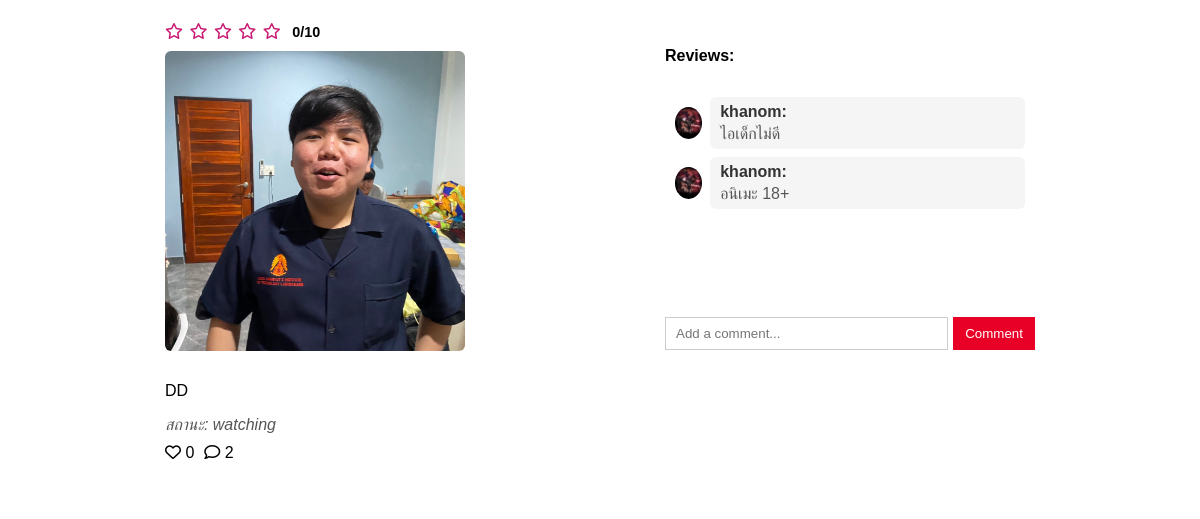
/users/post/6/, run on an earlier commit of the app's database.
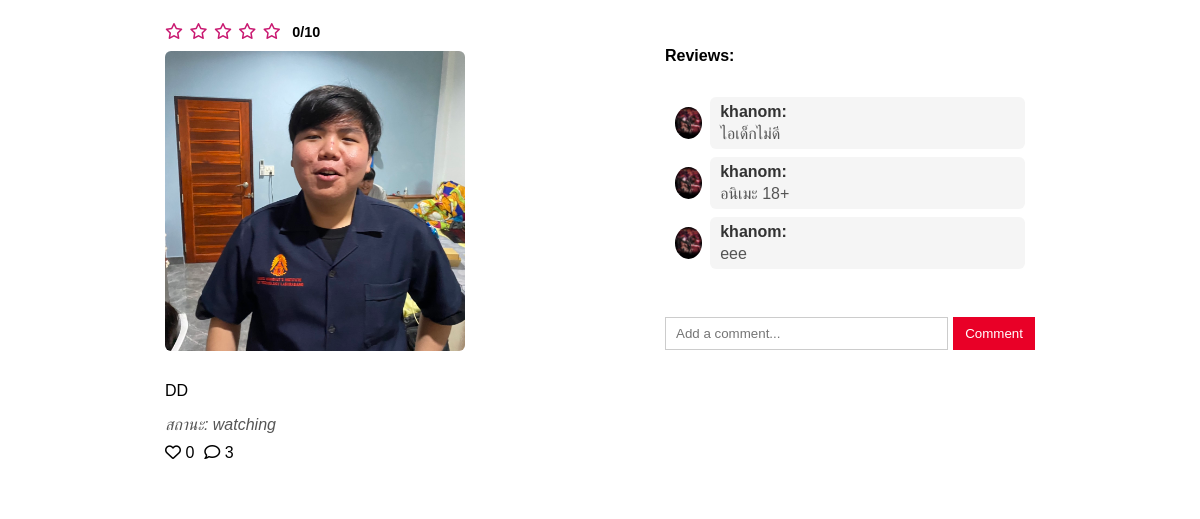
And on a later commit of the database.
### app_users/models.py (models this page shows, shortened)
class Comment(models.Model):
    post = models.ForeignKey('Post', related_name='comments', on_delete=models.CASCADE)
    user = models.ForeignKey(User, on_delete=models.CASCADE)
    content = models.TextField()
    created_at = models.DateTimeField(auto_now_add=True)

class Profile(models.Model):
    user = models.OneToOneField(User, on_delete=models.CASCADE)
    bio = models.TextField(default="", blank=True)
    address = models.TextField(default="", blank=True)
    phone = models.CharField(max_length=15, default="", blank=True)
    profile_image = models.ImageField(upload_to='profile_images/', default='default.png')
    favorite_genres = models.CharField(max_length=255, default="", blank=True)  # แนวอนิเมะที่ชอบ

class Post(models.Model):
    user = models.ForeignKey(User, on_delete=models.CASCADE, related_name="posts")
    content = models.TextField(blank=True)  # ข้อความ optional
    image = models.ImageField(upload_to="post_images/", blank=True, null=True)  # รูป optional
    created_at = models.DateTimeField(auto_now_add=True)
    name = models.CharField(max_length=100, blank=True, null=True)
    score = models.IntegerField(default=0)
    STATE_CHOICES = [
        ("watching", "Watching"),
        ("finished", "Finished")
    ]
    state = models.CharField(
        max_length=20,
        choices=STATE_CHOICES,
        default="watching"  # ค่าเริ่มต้น
    )
    is_archived = models.BooleanField(default=False)

### app_users/views.py (the view)
# urls.py: path("post/<int:pk>/", views.post_detail, name="post_detail"),
def post_detail(request, pk):
    post = get_object_or_404(Post, pk=pk)
    return render(request, "account/post_detail.html", {"post": post})

### app_users/templates/account/post_detail.html (shortened to what this page needs)
{% load static %}
{% block content %}
<link rel="stylesheet" href="{% static 'app_general/post_detil.css' %}">
<link href="https://cdnjs.cloudflare.com/ajax/libs/font-awesome/6.5.2/css/all.min.css" rel="stylesheet">
<div class="container mt-5">
    <div class="post-box">
        <div class="post-header">
            <div class="rating" aria-label="คะแนน {{ post.score }}/10">
                {% for _ in "12345" %}
                    {% with threshold=forloop.counter|add:forloop.counter %}
                    {% with half=threshold|add:"-1" %}
                        {% if post.score >= threshold %}
                            <i class="fa-solid fa-star"></i>
                        {% elif post.score == half %}
                            <i class="fa-solid fa-star-half-stroke"></i>
                        {% else %}
                            <i class="fa-regular fa-star"></i>
                        {% endif %}
                    {% endwith %}
                    {% endwith %}
                {% endfor %}
                <span class="rating-text">{{ post.score }}/10</span>
            </div>
        </div>
        <div class="mid">
            {% if post.image %}
            <div class="post-image">
                <img src="{{ post.image.url }}" alt="Post">
            </div>
            {% endif %}
            <div class="comments">
                <h4>Reviews:</h4>
                <div class="comments-box" id="commentsBox">
                {% for comment in post.comments.all %}
                    <div class="comment">
                        {% if comment.user.profile.profile_image %}
                            <img src="{{ comment.user.profile.profile_image.url }}"
                                alt="{{ comment.user.username }}"
                                class="comment-pic">
                        {% else %}
                            <img src="{% static 'images/default.png' %}"
                                alt="default profile"
                                class="comment-pic">
                        {% endif %}
                        <div class="buc">
                            <strong>{{ comment.user.username }}:</strong>
                            <p>
                                {{ comment.content }}
                            </p>
                        </div>
                    </div>
                {% empty %}
                    <p>No comments yet.</p>
                {% endfor %}
            </div>
            <form id="commentForm" method="post" action="{% url 'add_comment' post.id %}" class="comment-form">
                <input type="text" name="content" placeholder="Add a comment..." required>
                <button type="submit">Comment</button>
            </form>
            </div>
        </div>
        {% if post.content %}
            <p class="post-content">{{ post.content }}</p>
        {% endif %}
        {% if post.state %}
            <p class="post-state">สถานะ: {{ post.state }}</p>
        {% endif %}
        <div class="post-meta">
            <span class="like-btn" onclick="toggleLike('{{ post.pk }}', event)">
                {% if post.is_liked %}
                    <i id="like-icon-{{ post.pk }}" class="fa-solid fa-heart" style="color:red;"></i>
                {% else %}
                    <i id="like-icon-{{ post.pk }}" class="fa-regular fa-heart"></i>
                {% endif %}
                <span id="like-count-{{ post.pk }}">{{ post.likes.count }}</span>
            </span>
            <span><i class="fa-regular fa-comment"></i> {{ post.comments.count }}</span>
        </div>
    </div>
</div>
{% endblock %}

What changed in the data, as far as the page shows it:
computed for Post "DD": comments.count "2" → "3"
added Comment: user.profile.profile_image (picture), user.username "khanom", content "eee"
